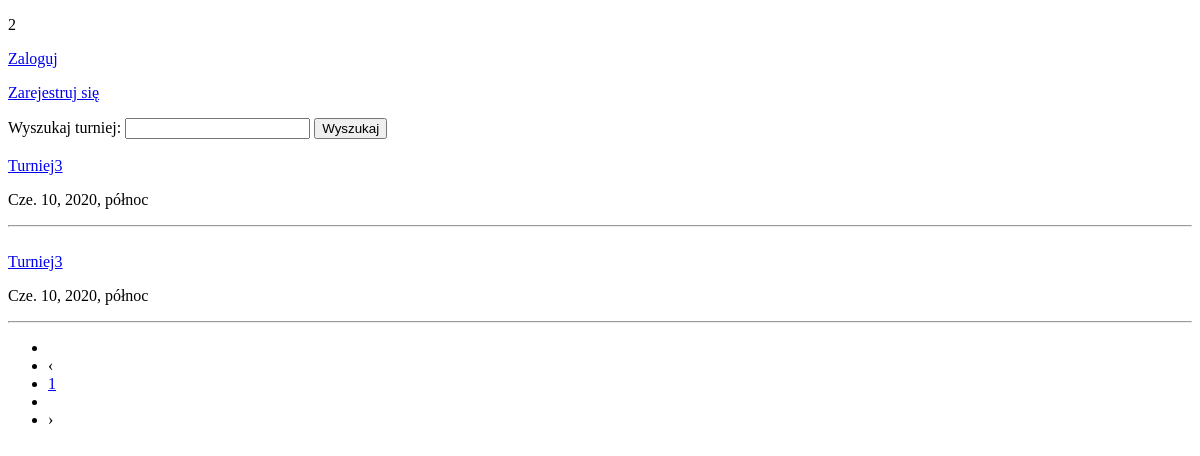
The app's page /, older data.
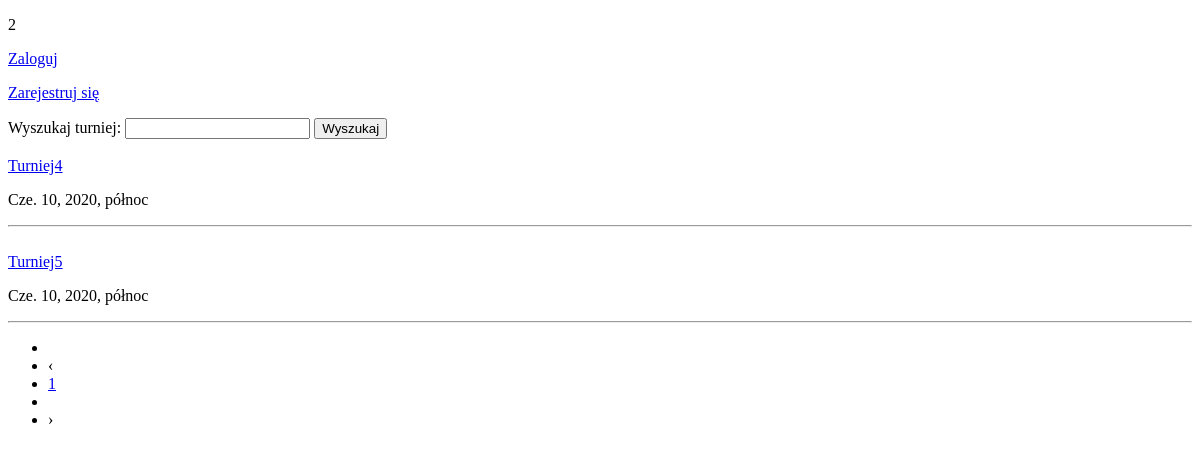
The same page, newer data.
### Tourn/models.py (models this page shows)
class Tournament(models.Model):
    name = models.CharField(max_length=50)
    discipline = models.CharField(max_length=50)
    start_date = models.DateTimeField()
    registration_deadline = models.DateTimeField()
    participants_limit = models.IntegerField()
    city = models.CharField(max_length=20)
    street = models.CharField(max_length=50)
    number = models.IntegerField()
    organizer = models.ForeignKey(settings.AUTH_USER_MODEL, on_delete=models.CASCADE)

### Tourn/views.py (the view)
# urls.py: url(r'^$', views.post_list, name='home'),
def post_list(request):
    if 'search' in request.POST:
        name = request.POST["tournament_name"]
    else:
        name = ""
    queryset_list = Tournament.objects.filter(start_date__gte=datetime.date.today()).order_by("start_date")
    if len(name) != 0:
        print("name", name)
        queryset_list = queryset_list.filter(name__contains=name)
    paginator = Paginator(queryset_list, 10)  # posts per page
    page = request.GET.get('page')
    try:
        queryset = paginator.page(page)
    except PageNotAnInteger:
        queryset = paginator.page(1)
    except EmptyPage:
        queryset = paginator.page(paginator.num_pages)
    context = {
        "object_list": queryset,
        'name': name,
        'length': len(queryset_list)
    }
    return render(request, "home.html", context)

### templates/home.html (shortened to what this page needs)
{% extends 'base.html' %}
{% block content %}
    <p>{{ length }}</p>
{% if user.is_authenticated %}
    Cześć, {{ user.username }}!
    <p><a href="{% url 'logout' %}">Wyloguj</a></p>
    <p><a href="{% url 'password_reset' %}">Zmień hasło</a></p>
    <p><a href="addtourn">Utwórz nowy turniej</a></p>
{% else %}
    <p><a href="{% url 'login' %}">Zaloguj</a></p>
    <p><a href="{% url 'signup' %}">Zarejestruj się</a></p>
{% endif %}
    <form action="/" method="POST">
        <label>Wyszukaj turniej:</label>
        <input type="text" name="tournament_name" value="{{ name }}">
        <input type="submit" name="search" value="Wyszukaj">
    </form>
{% if length != 0 %}
    {% for obj in object_list %}
<div class = "container">
  <div class = "col-md-6">
    <br>
    <a href = "tournament/{{ obj.id }}">{{obj.name}}</a>
    <p>{{obj.start_date}}</p>
    <hr>
  </div>
</div>
{% endfor %}
<div class = "container">
  <div class = "col-md-6">
    <nav aria-label="Page navigation example">
      <ul class="pagination">
        <li class="page-item">
          {% if object_list.has_previous %}
             <li class="previous"> <a href="?page={{ object_list.previous_page_number }}">
             <span aria-hidden="true">‹</span></a>
          {% else %}
              <li class="previous disabled"><a>‹</a>
          {% endif %}
        </li>
         {% for page in object_list.paginator.page_range %}
            {% if page == object_list.number %}
            <li class="pg active"><a class = "page_number" href="?page={{page}}">{{page}}</a>
            {% else %}
            <li class="pg"><a class = "page_number" href="?page={{page}}">{{page}}</a>
            {% endif %}
        {% endfor %}
        <li class="page-item">
          {% if object_list.has_next %}
            <li class="previous"> <a href="?page={{ object_list.next_page_number }}">›</a></li>
          {% else %}
              <li class="next disabled"><a>›</a>
          {% endif %}
        </li>
      </ul>
    </nav>
  </div>
</div>
    {% else %}
    <p>Brak informacji o zbliżających się turniejach</p>
    {% endif %}
{% endblock %}

Row changes from the older to the newer data that the page shows:
changed Tournament: name "Turniej3" → "Turniej4"
changed Tournament: name "Turniej3" → "Turniej5"
